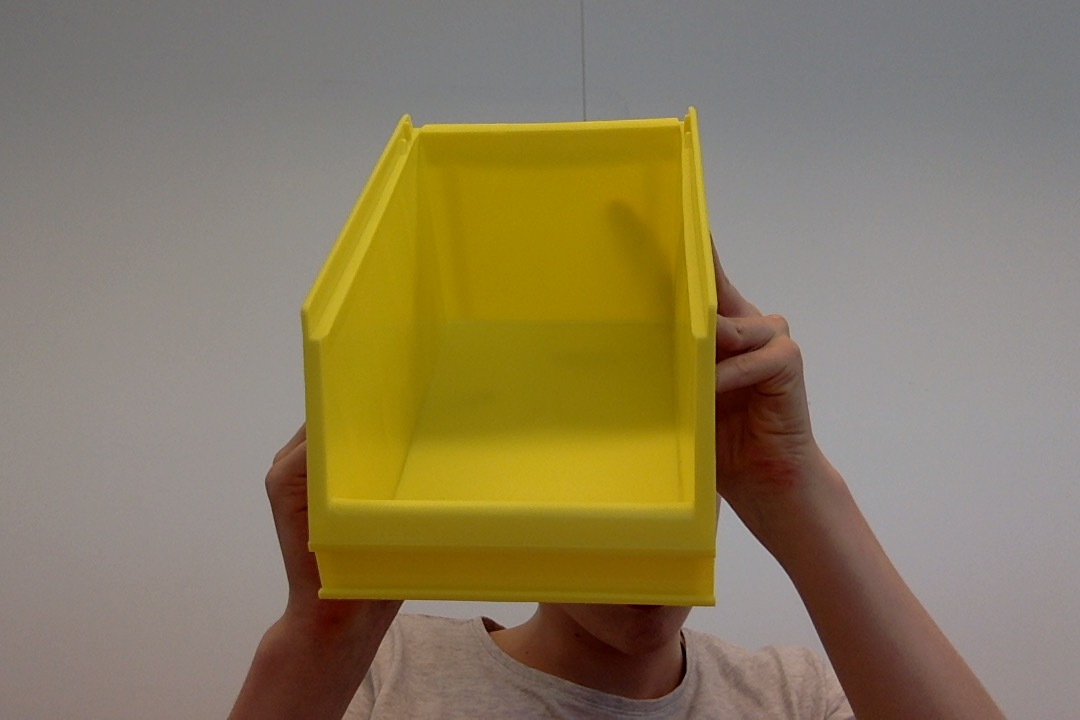
#> input picture vision/Distance/pictures/geel-bakje-bovenhoek.jpg, 1080 x 720 px, given in place of the camera
$ python calibrate_focallength.py
#> lines starting #> are read from the running program, lines starting #| are printed output that depends on the picture; after the words box and inside, x2 and y2 are one past the last pixel; in counts of white or black regions, pixels touching at a corner belong together; long printed decimals are rounded
import cv2
import numpy as np
import os, sys
import math
from decimal import *
import glob

cam = cv2.VideoCapture(0)

cam.set(3, 720)
cam.set(4, 620)

# Distance calculating
# Initialize the known distance from the camera to the object
KNOWN_DISTANCE = 200.0
# Initialize the known object width, which in this case
KNOWN_WIDTH = Decimal(15.0)
# Initialize the known object focal length, which in this case
FOCAL_LENGTH = None

# Text settings
font = cv2.FONT_HERSHEY_SIMPLEX
bottomLeftCornerOfText = (10, 500)
fontScale = 0.75
fontColor = (255, 255, 255)
lineType = 2

text = None

# Add color blue to mask
boundaries = [
    [([20, 100, 100], [30, 255, 255])],  # Yellow
    # [([100,150,0], [140,255,255])], #Blue
    # [([20, 100, 100], [30, 255, 255])] #Red
]

totalContours = []


def main():
    while (1):
        _, frame = cam.read()
#> frame is the input picture: shape (720, 1080, 3); mean B, G, R 93, 124.1, 137.8
        img = cv2.bilateralFilter(frame, 9, 75, 75)
        hsv = cv2.cvtColor(img, cv2.COLOR_BGR2HSV)
#> hsv: shape (720, 1080, 3); mean H, S, V 39.7, 85.1, 138.3
        gray = cv2.cvtColor(frame, cv2.COLOR_BGR2GRAY)
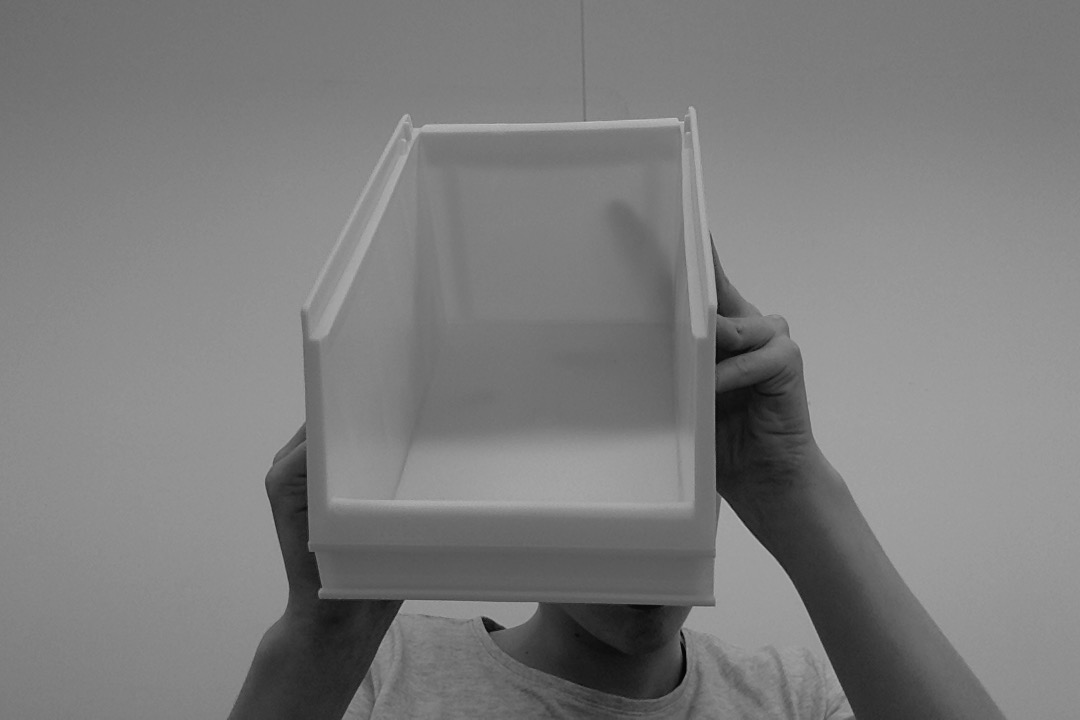
#> gray: shape (720, 1080); min 3, max 193, mean 124.6
        grayFrame = CLAHE(gray)
#> in CLAHE, `cl1 = clahe.apply(frame)`:
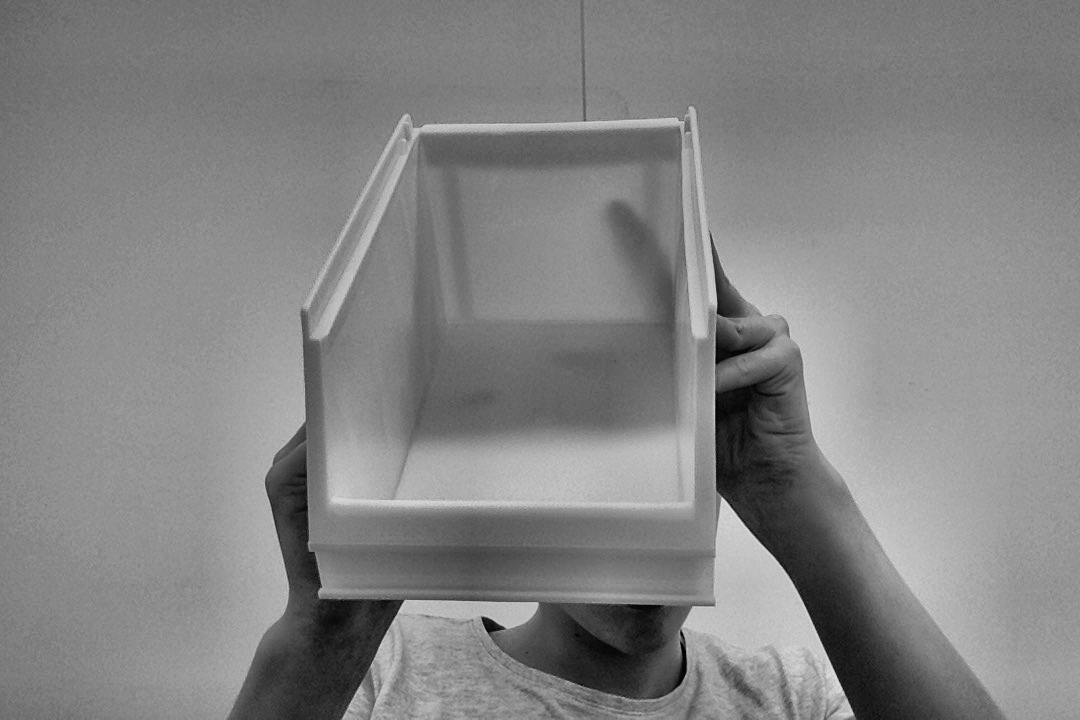
#> cl1: shape (720, 1080); min 2, max 222, mean 131.2

        for range in boundaries:
            in_mask = None;
            for (lower, upper) in range:
                # Find the colors within the specified boundaries and apply the mask
                if (in_mask is None):
                    in_mask = cv2.inRange(hsv, np.array(lower, dtype="uint8"), np.array(upper, dtype="uint8"));
                else:
                    in_mask = in_mask + cv2.inRange(hsv, np.array(lower, dtype="uint8"), np.array(upper, dtype="uint8"))
                _, res = cv2.threshold(in_mask, 215, 255, cv2.THRESH_BINARY)

                res = cv2.bitwise_and(res, res, mask=grayFrame)
                contours, hierarchy = cv2.findContours(res, cv2.RETR_TREE, cv2.CHAIN_APPROX_SIMPLE)
                totalContours.append(contours)
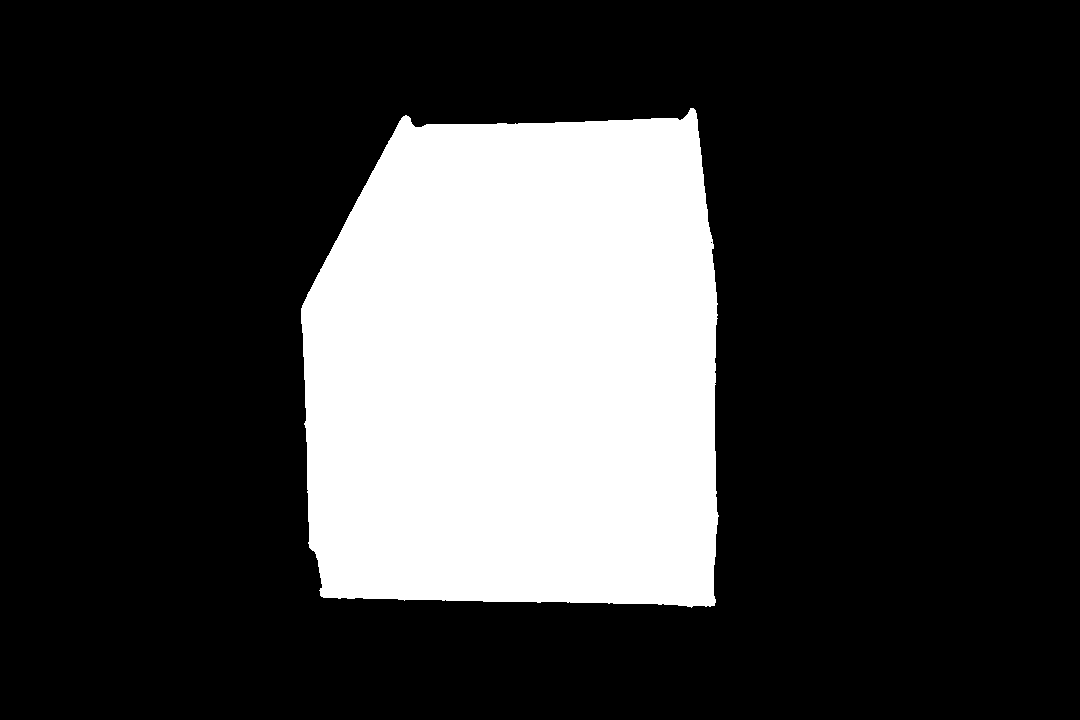
#> in_mask: shape (720, 1080); 24% white; 1 white region, box (x1, y1, x2, y2) and area: (301, 108, 719, 608) 186719
#> after the loop, totalContours = 1 item

        for contours in totalContours:
            for cnt in contours:
                perimeter = cv2.arcLength(cnt, True)
                approx = cv2.approxPolyDP(cnt, 0.04 * perimeter, True)
                x, y, w, h = cv2.boundingRect(cnt)

                if (w > 40 and h > 10 and len(approx) >= 4 and len(approx) <= 6):
                    # Set contour arround object
                    frame = cv2.rectangle(frame, (x, y), (x + w, y + h), (255, 0, 255), 2)

                    if w > (h * 1.725):
                        KNOWN_WIDTH = 25.0
                        text = "Side"
                    elif w >= (h * 1.4) and w <= (h * 1.725):
                        KNOWN_WIDTH = 30.0
                        text = "SideAngle"
                    elif w < (h * 1.4):
                        KNOWN_WIDTH = 15
                        text = "Voorkant"

                    # Calibration
                    focal = calibration(w, KNOWN_WIDTH)
                    print(str(str(focal) + " = " + str(text)))

                    # Apply text in frame
                    cv2.putText(frame, str(str(w) + " " + str(h) + " " + str(text)),
                                (x + (w / 2), y),
                                font,
                                fontScale,
                                fontColor,
                                lineType)
#> this loop made 1 pass
#| 5573.333 = Voorkant
        del totalContours[:]

        # Show frame
        cv2.imshow('images', frame)

        # Check if "esc" is pressed
        if (cv2.waitKey(1) & 0xFF) == 27:
#> (key Esc is pressed here)
            break

    cv2.destroyAllWindows()


def calibration(w, KNOWN_WIDTH):
    return (KNOWN_DISTANCE * (w / 2)) / (KNOWN_WIDTH / 2)


def calculateDistance(w, KNOWN_WIDTH, FOCAL_LENGTH):
    print(KNOWN_WIDTH)
    return (FOCAL_LENGTH * (KNOWN_WIDTH / 2)) / (w / 2)


def CLAHE(frame):
    clahe = cv2.createCLAHE(clipLimit=2.0, tileGridSize=(8, 8))
    cl1 = clahe.apply(frame)

    return cl1


main()

$ run again, on vision/Distance/pictures/geel-bakje-hoek.png
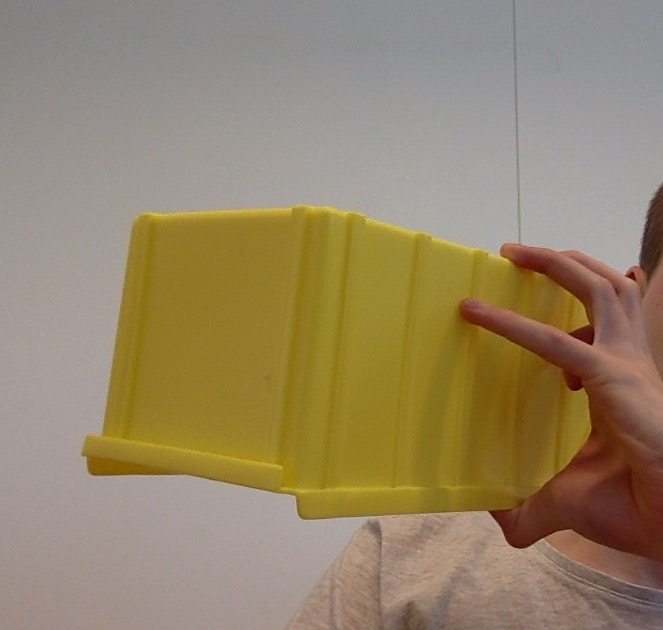
#> input picture vision/Distance/pictures/geel-bakje-hoek.png, 663 x 630 px, given in place of the camera
#> in main, frame is the input picture: shape (630, 663, 3); mean B, G, R 104.6, 133.4, 149.8
#> hsv: shape (630, 663, 3); mean H, S, V 27.8, 82.7, 150.1
#> after the loop in main, `for range in boundaries:`:
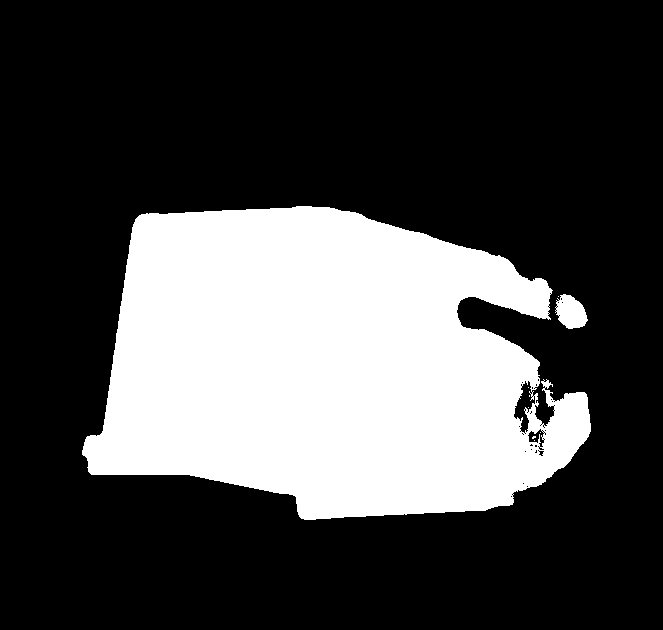
#> in_mask: shape (630, 663); 28.2% white; 9 white regions (7 under 20 px), largest, box (x1, y1, x2, y2) and area: (82, 206, 591, 520) 116915, (555, 294, 588, 329) 792
#> after the loop in main, `for range in boundaries:`: totalContours = 1 item
#> the loop in main, `for contours in totalContours:` made 1 pass
#| 3393.333 = SideAngle
#> after the loop in main, `for contours in totalContours:`:
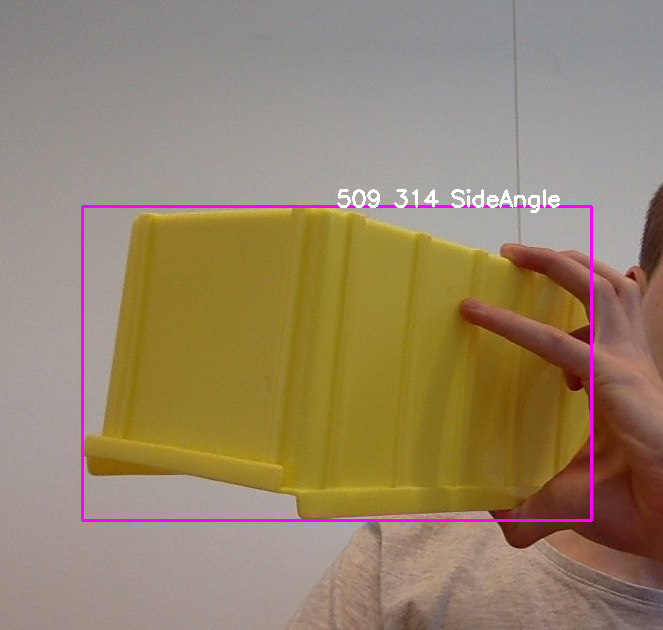
#> frame: shape (630, 663, 3); mean B, G, R 106.4, 132.3, 151.2

$ run again, on vision/Distance/pictures/geel-bakje-onderkant.png
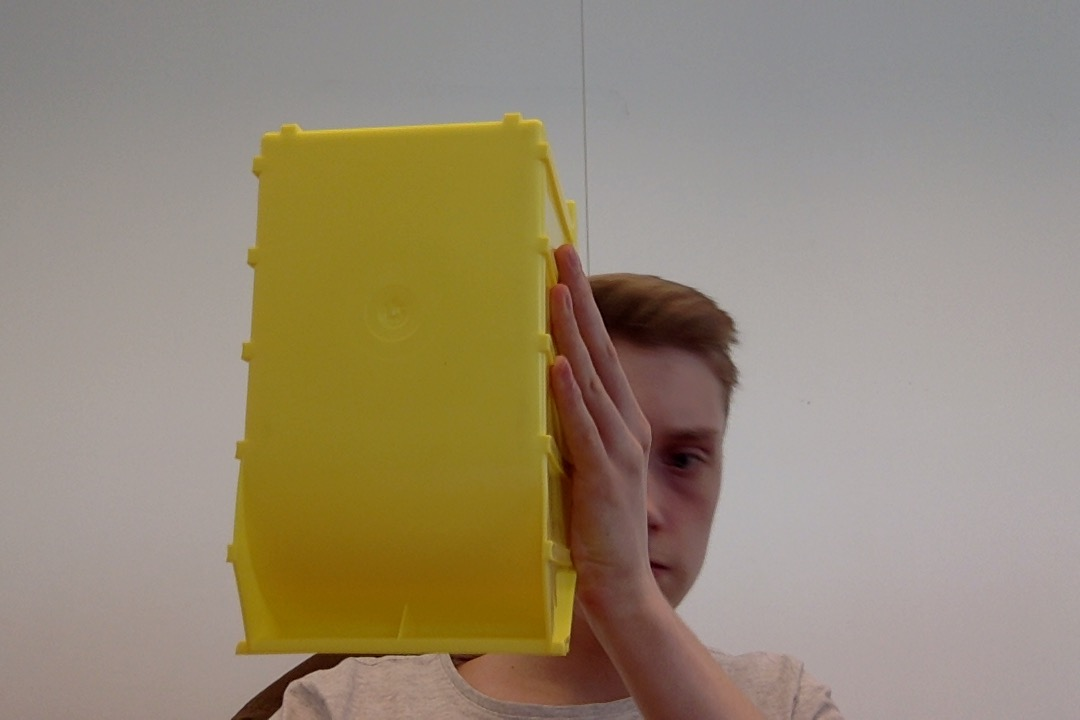
#> input picture vision/Distance/pictures/geel-bakje-onderkant.png, 1080 x 720 px, given in place of the camera
#> in main, frame is the input picture: shape (720, 1080, 3); mean B, G, R 115.3, 137.6, 150.7
#> hsv: shape (720, 1080, 3); mean H, S, V 31.5, 67.2, 151
#> in CLAHE, `cl1 = clahe.apply(frame)`:
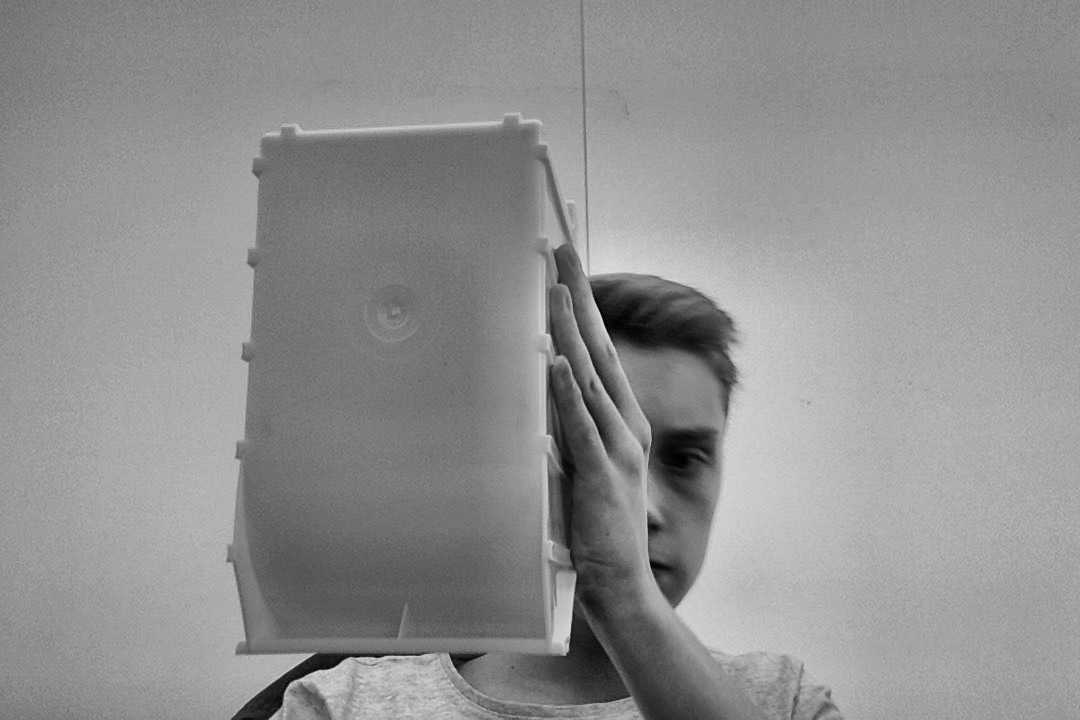
#> cl1: shape (720, 1080); min 1, max 223, mean 144.1
#> after the loop in main, `for range in boundaries:`:
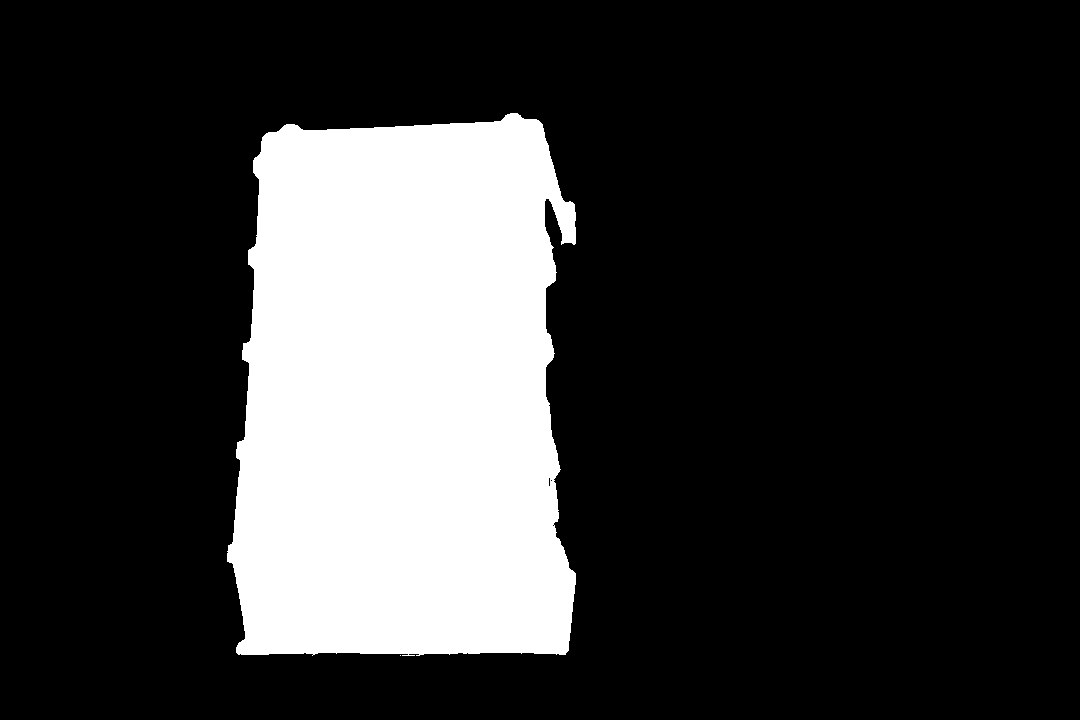
#> in_mask: shape (720, 1080); 21.2% white; 2 white regions (1 under 20 px), largest, box (x1, y1, x2, y2) and area: (227, 113, 576, 656) 164574
#> after the loop in main, `for range in boundaries:`: totalContours = 1 item
#> the loop in main, `for contours in totalContours:` made 1 pass
#| 4653.333 = Voorkant
